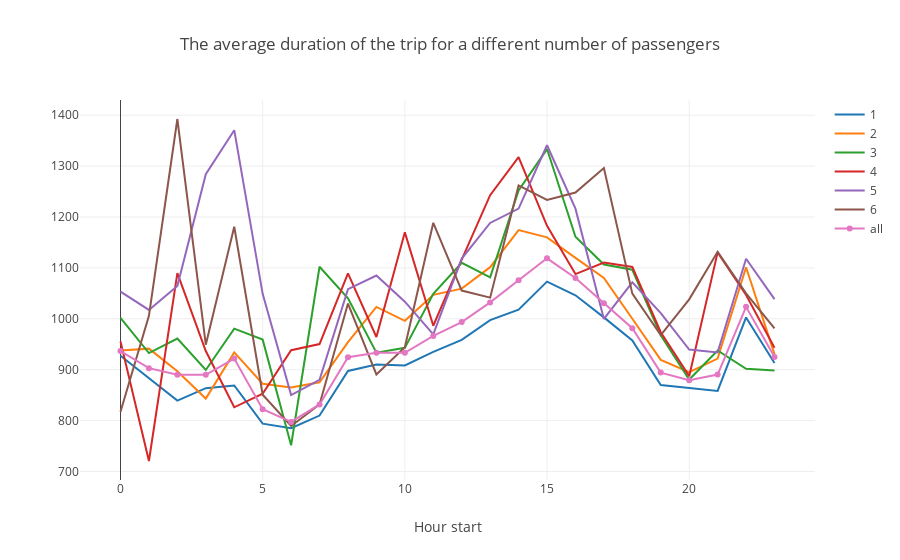

The notebook cell saved with this chart:
### Code cell
traces = []
for p_c in range(1,7):
     traces.append(
         go.Scatter(
             y=data_trip_p[p_c],
             x=data_trip_p['hour'],
             name = str(p_c)
         )
     )
traces.append(
         go.Scatter(
             y=data_trip_p['all'],
             x=data_trip_p['hour'],
             name = str('all'),
             mode = "lines+markers"
         )
)
        
layout = {'title': 'The average duration of the trip for a different number of passengers',
           'xaxis': dict(title= 'Hour start')}   

fig = {'data': traces, 'layout': layout}
iplot(fig, show_link=False)

### Figure 1 — Plotly figure (JSON) as saved in the notebook; plotly's stock layout.template omitted (floating-point values rounded to 4 significant figures)
{"data": [{"name": "1", "type": "scatter", "uid": "020ceb74-d879-11e8-8a52-90e6ba19a70c", "x": [0, 1, 2, 3, 4, 5, 6, 7, 8, 9, 10, 11, 12, 13, 14, 15, 16, 17, 18, 19, 20, 21, 22, 23], "y": [927.3, 884.2, 839.4, 863.8, 869.0, 794.1, 785.0, 810.0, 897.6, 910.2, 908.4, 935.1, 958.5, 997.3, 1018.0, 1073.0, 1046.0, 1003.0, 957.4, 870.1, 864.0, 858.3, 1003.0, 913.3]}, {"name": "2", "type": "scatter", "uid": "020ceb75-d879-11e8-8a52-90e6ba19a70c", "x": [0, 1, 2, 3, 4, 5, 6, 7, 8, 9, 10, 11, 12, 13, 14, 15, 16, 17, 18, 19, 20, 21, 22, 23], "y": [937.9, 941.4, 897.1, 843.4, 934.0, 872.5, 865.3, 875.2, 954.1, 1023.0, 996.1, 1047.0, 1059.0, 1101.0, 1174.0, 1160.0, 1120.0, 1080.0, 1000.0, 919.3, 895.3, 921.8, 1101.0, 930.7]}, {"name": "3", "type": "scatter", "uid": "020ceb76-d879-11e8-8a52-90e6ba19a70c", "x": [0, 1, 2, 3, 4, 5, 6, 7, 8, 9, 10, 11, 12, 13, 14, 15, 16, 17, 18, 19, 20, 21, 22, 23], "y": [1002.0, 932.8, 961.2, 899.6, 980.8, 959.1, 751.7, 1102.0, 1040.0, 933.5, 943.0, 1049.0, 1110.0, 1081.0, 1252.0, 1333.0, 1161.0, 1107.0, 1096.0, 967.6, 880.6, 937.8, 901.7, 898.4]}, {"name": "4", "type": "scatter", "uid": "020ceb77-d879-11e8-8a52-90e6ba19a70c", "x": [0, 1, 2, 3, 4, 5, 6, 7, 8, 9, 10, 11, 12, 13, 14, 15, 16, 17, 18, 19, 20, 21, 22, 23], "y": [955.5, 720.7, 1090.0, 936.7, 826.2, 852.9, 938.4, 950.4, 1089.0, 964.3, 1170.0, 986.4, 1116.0, 1243.0, 1318.0, 1183.0, 1088.0, 1111.0, 1102.0, 973.6, 887.4, 1130.0, 1047.0, 943.3]}, {"name": "5", "type": "scatter", "uid": "020ceb78-d879-11e8-8a52-90e6ba19a70c", "x": [0, 1, 2, 3, 4, 5, 6, 7, 8, 9, 10, 11, 12, 13, 14, 15, 16, 17, 18, 19, 20, 21, 22, 23], "y": [1053.0, 1018.0, 1064.0, 1284.0, 1371.0, 1049.0, 850.2, 880.2, 1058.0, 1085.0, 1034.0, 969.4, 1118.0, 1188.0, 1217.0, 1341.0, 1216.0, 999.8, 1072.0, 1011.0, 939.7, 934.0, 1118.0, 1039.0]}, {"name": "6", "type": "scatter", "uid": "020ceb79-d879-11e8-8a52-90e6ba19a70c", "x": [0, 1, 2, 3, 4, 5, 6, 7, 8, 9, 10, 11, 12, 13, 14, 15, 16, 17, 18, 19, 20, 21, 22, 23], "y": [817.3, 1006.0, 1392.0, 949.2, 1181.0, 851.0, 789.5, 831.8, 1030.0, 890.8, 944.1, 1189.0, 1056.0, 1042.0, 1262.0, 1234.0, 1248.0, 1296.0, 1049.0, 967.9, 1038.0, 1132.0, 1050.0, 981.4]}, {"mode": "lines+markers", "name": "all", "type": "scatter", "uid": "020ceb7a-d879-11e8-8a52-90e6ba19a70c", "x": [0, 1, 2, 3, 4, 5, 6, 7, 8, 9, 10, 11, 12, 13, 14, 15, 16, 17, 18, 19, 20, 21, 22, 23], "y": [936.7, 903.1, 890.1, 890.1, 922.0, 822.3, 797.4, 831.8, 924.6, 933.5, 933.4, 966.4, 993.5, 1032.0, 1076.0, 1119.0, 1080.0, 1031.0, 981.6, 894.4, 879.5, 890.5, 1023.0, 925.1]}], "layout": {"title": "The average duration of the trip for a different number of passengers", "xaxis": {"title": "Hour start"}}}
